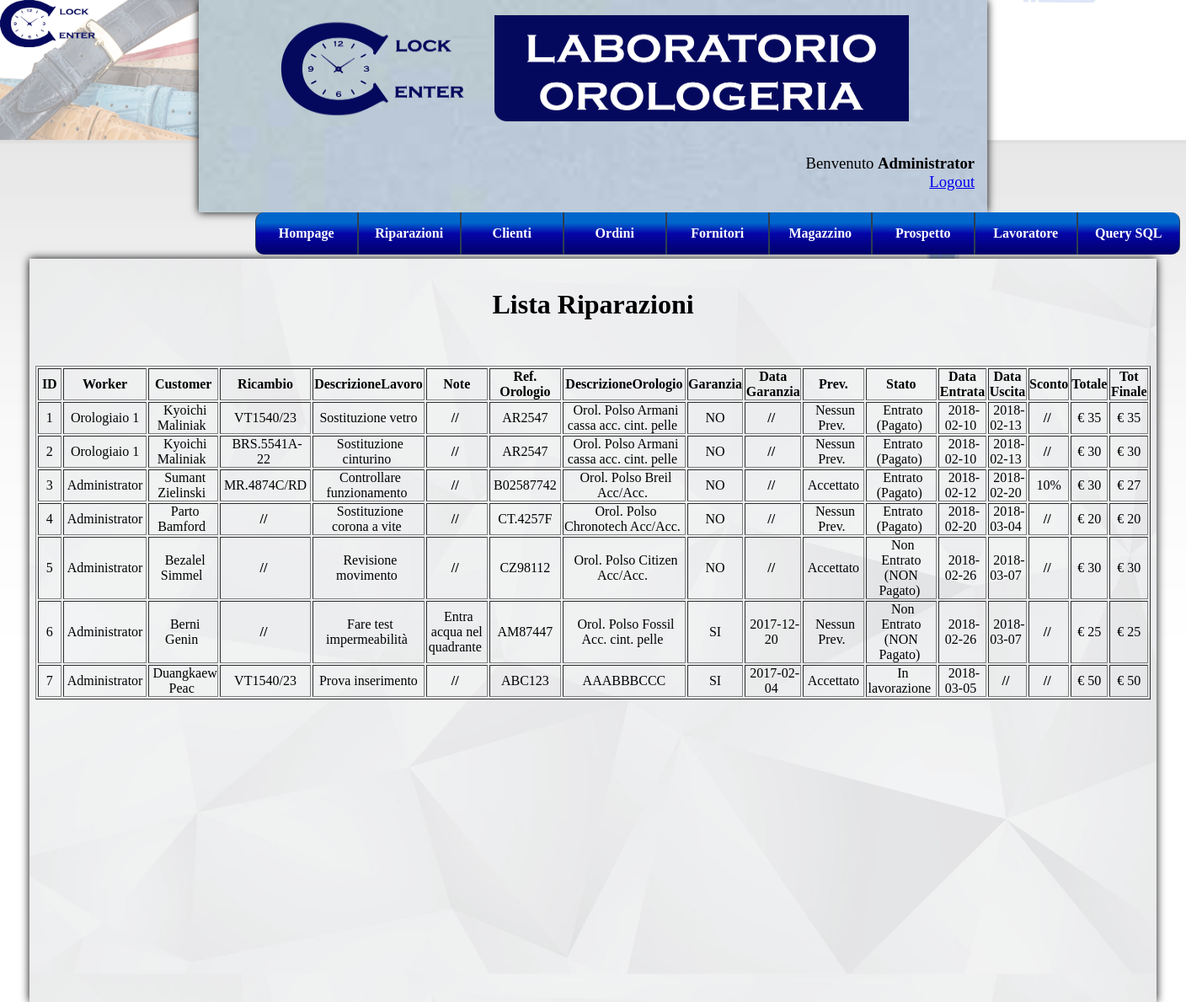
Page /clock.php?page=viewRepairs (signed in) on the committed database.
### tables this page shows
CREATE TABLE IF NOT EXISTS `worker` (
  `id` int(11) NOT NULL AUTO_INCREMENT,
  `username` varchar(20) NOT NULL,
  `password` varchar(30) NOT NULL,
  `name` varchar(30) DEFAULT NULL,
  PRIMARY KEY (`id`),
  UNIQUE KEY `username` (`username`)
);

CREATE TABLE IF NOT EXISTS `riparazione` (
  `id_repair` int(11) NOT NULL AUTO_INCREMENT,
  `id_worker` int(11) NOT NULL,
  `id_customer` int(11) NOT NULL,
  `id_ricambio` varchar(20) DEFAULT NULL,
  `work_description` varchar(300) NOT NULL COMMENT 'Lavori da eseguire',
  `notes` varchar(300) DEFAULT NULL,
  `clock_reference` varchar(15) NOT NULL,
  `clock_description` varchar(200) DEFAULT NULL,
  `warranty` tinyint(1) NOT NULL COMMENT '1=True; 0=False',
  `warranty_date` date DEFAULT NULL,
  `preventivo` int(1) NOT NULL COMMENT '1=Preventivo da Eseguire; 2=Preventivo Eseguito; 3=Preventivo Comunicato; 4=Preventivo Accettato; 5=Preventivo Rifiutato; 6=Nessun Preventivo',
  `repair_status` int(2) NOT NULL COMMENT '1=Ricevuta; 2=In Lavorazione; 3=Attesa Preventivo; 4=Attesa Ricambi; 5=Riparazione Completata; 6=Comunicazione Ritiro; 7=Consegnato; 8=Entrato (Pagato); 9=Non Entrato (Non Pagato)',
  `date_repair_in` date NOT NULL COMMENT 'Data entrata riparazione',
  `date_repair_out` date DEFAULT NULL COMMENT 'Data uscita riparazione',
  `discount` int(11) DEFAULT NULL COMMENT 'Percentuale di sconto',
  `amount` float DEFAULT NULL COMMENT 'Totale da pagare',
  `final_amount` float DEFAULT NULL COMMENT 'Totale finale riparazione',
  PRIMARY KEY (`id_repair`),
  KEY `id_worker` (`id_worker`),
  KEY `id_customer` (`id_customer`),
  KEY `id_ricambio` (`id_ricambio`)
);

CREATE TABLE IF NOT EXISTS `customer` (
  `id` int(11) NOT NULL AUTO_INCREMENT,
  `name` varchar(30) NOT NULL,
  `surname` varchar(30) NOT NULL,
  `birthday` date NOT NULL,
  `city` varchar(30) NOT NULL,
  `telephone` varchar(15) NOT NULL,
  `email` varchar(50) DEFAULT NULL,
  PRIMARY KEY (`id`),
  UNIQUE KEY `name` (`name`,`surname`,`birthday`,`city`,`telephone`)
);

### include/Repair/view.php (the view, shortened to what this page needs)
<br><br>
<h1 align="center">Lista Riparazioni</h1>
<br><br><br>
<?php
	$query="SELECT * FROM `riparazione`;";
	if(!($result=mysql_query($query,$connection))){
		echo "<br><br><br><p align=\"center\">ERRORE. Impossibile visualizzare la lista.</p><br>";
		echo "<p align=\"center\"><img src=\"images/errore.png\" height=\"80\" width=\"80\"></p>";
		die("");
	}
	echo "<table border=\"1\" width=\"99%\">";
		echo "<th>&nbsp;ID&nbsp;<th>Worker<th>Customer<th>Ricambio<th>DescrizioneLavoro<th>Note<th>Ref. Orologio<th>DescrizioneOrologio<th>Garanzia<th>Data Garanzia<th>Prev.<th>Stato<th>Data Entrata<th>Data Uscita<th>Sconto<th>Totale<th>Tot Finale";
		if(mysql_num_rows($result)>0){
			while($rs=mysql_fetch_row($result)){
				echo "<tr>";
				$indice=count($rs);
				for($i=0; $i<$indice; $i++){
					switch($i){
						case 1:
							$query="SELECT `name` FROM `worker` WHERE `id`=".$rs[$i].";";
							$res=mysql_query($query,$connection);
							while($a=mysql_fetch_row($res))	$rs[$i]=$a[0];
							break;
						case 2:
							$query="SELECT `name`,`surname` FROM `customer` WHERE `id`=".$rs[$i].";";
							$res=mysql_query($query,$connection);
							while($a=mysql_fetch_row($res))	$rs[$i]=$a[0]."<br>".$a[1];
							break;
						case 8:
							if($rs[$i])	$rs[$i]="SI";
							else		$rs[$i]="NO";
							break;
						case 10:
							switch ($rs[$i]){
								case 4:		$rs[$i]="Accettato";	break;
								case 6:		$rs[$i]="Nessun Prev.";	break;
							}
							break;
						case 11:
							switch ($rs[$i]){
								case 2:		$rs[$i]="In lavorazione";				break;
								case 8:		$rs[$i]="Entrato (Pagato)";				break;
								case 9:		$rs[$i]="Non Entrato (NON Pagato)";		break;
							}
							break;
						case 14:
							if($rs[$i]!=NULL)	$rs[$i]=$rs[$i]."%";
							break;
						case 15:
							if($rs[$i]!=NULL)	$rs[$i]="&euro; ".$rs[$i];
							break;
						case 16:
							if($rs[$i]!=NULL)	$rs[$i]="&euro; ".$rs[$i];
							break;
					}
					if($rs[$i]!=NULL)
						echo "<td align=\"center\">&nbsp;".$rs[$i]."&nbsp;</td>";
					else
						echo "<td align=\"center\">&nbsp;<strong>//</strong> &nbsp;</td>";
				}
				echo "</tr>";
			}
		}else{
			echo "<br><br>Nessun risultato trovato.";
		}
	echo "</table>";
?>

### clock.php (shortened to what this page needs)
<?php
	if(!($connection=mysql_connect("localhost","root","")))
		die ("ERRORE. Non riesco a contattare il server DBMS");
	if(!isset($_SESSION["id_utente"])){
		$page="index.php";
		header('Refresh: 3; url=' . $page);
		echo "<br><br>Errore. Effettuare prima il login!<br>Attendi...";
		echo "<br><br>Clicca <a href=\"index.php\">qui</a> se non vieni reindirizzato automaticamente.";
	}else{
		$iduser=$_SESSION["id_utente"];
		$query="SELECT `name`,`username` FROM worker ".
				"WHERE \"$iduser\"=`id`;";
		if(!($result=mysql_query($query,$connection)))
			die("ERRORE. Query non eseguita");
		if(mysql_num_rows($result)>0){
			$rs=mysql_fetch_row($result);
			if($rs[0]=="")	$user=$rs[1];	else	$user=$rs[0];
		}else{
			echo "ERRORE!";
		}
?>
<html>
	<head>
	</head>
	<body class="bodycss" background="images\background.png">
		<a href="index.php"><img src="images\logo.png" align="left" height="7%" width="8%"></a>
		<div class="container">
			<div class="clocktop">
				<br>
				<p align="center"><img src="images/welcome.png"; width="80%"; height="50%"></p>
				<br><br><br>
				<?php
					echo "<p class=\"plogout\" align=\"right\">Benvenuto <strong>".$user."</strong><br><a href=\"logout.php\">Logout</a></p>";
				?>
			</div>
			<div <?php if($iduser!=1){ ?> class="divmenu" <?php }else{ ?> class="divmenuAdmin" <?php } ?> >
				<?php include 'include/menu.php'; ?>
			</div>
			<div class="clockbottom">
				<?php include 'include/IFmenu.php';	?>
			</div>
		</div>
	</body>
</html>
<?php }  ?>

### include/menu.php (shortened to what this page needs)
<ul class="menu">
	<a href="clock.php?page=homepage" class="modLink"><li class="primo">Hompage</li></a>
	<a href="clock.php?page=viewRepairs" class="modLink"><li>Riparazioni</a>
	<a href="clock.php?page=viewCustomers" class="modLink"><li>Clienti</a>
	<a href="clock.php?page=viewOrders" class="modLink"><li>Ordini</a>
	<a href="clock.php?page=viewFornit" class="modLink"><li>Fornitori</a>
	<a href="clock.php?page=viewStock" class="modLink"><li>Magazzino</a>
	<a href="clock.php?page=prospMensile" class="modLink"><li <?php if($iduser!=1){?> class="ultimo" <?php } ?> >Prospetto</li></a>
	<?php	if($iduser==1){		?>
		<a href="clock.php?page=viewWorkers" class="modLink"><li>Lavoratore</a>
		<a href="clock.php?page=querySQL" class="modLink"><li class="ultimo">Query SQL</li></a>
	<?php }	?>
</ul>

### include/IFmenu.php (shortened to what this page needs)
<?php
	if(!isset($_GET["page"]) || $_GET["page"]=='homepage'){
		include 'include/homepage.php';
	}else{
		if($_GET["page"]=='viewRepairs'){
			include 'include/Repair/view.php';
		}
	}
?>

### style.css (style rules this page uses)
p.plogout { font-size: 14pt; margin: 5px; position: relative; top: -20px; right: 10px; }
body.bodycss { background-repeat: no-repeat; background-size: cover; background-size: 100% auto; }
div.container { width: 95%; height: 105%; margin: auto; }
div.clocktop { width: 70%; height: 30%; padding: 0px; margin:auto; background-image: url('images/grigio-chiaro.jpg'); box-shadow: 0px 0px 10px #000; background-size: 100% auto; }
div.clockbottom { width: 100%; height: 105%; padding: 0px; margin-top:5px; box-shadow: 0px 0px 10px #000; background-image: url('images/grigio.jpg'); background-size: 100% auto; }
a.modLink { text-decoration: none; color: #FFFFFF; }

### menu.css (style rules this page uses)
* { margin: 0 auto; padding: 0; }
div.divmenuAdmin { position: relative; width: 100%; padding: 0px; margin-left: 20%; }
.menu li { display: block; float: left; width: 120px; height: 50px; line-height: 50px; text-align: center; font-weight: bold; color: #FFFFFF; border-right: 1px solid #2C3E50; border-left: 1px solid #2C3E50; background: -webkit-linear-gradient(top, #0066CC 25%, #0505AA 50%, #000066 100%); background: -moz-linear-gradient(top, #0066CC 25%, #0505AA 50%, #000066 100%); background: -o-linear-gradient(top, #0066CC 25%, #0505AA 50%, #000066 100%); background: -ms-linear-gradient(top, #0066CC 25%, #0505AA 50%, #000066 100%); }
.primo { border-top-left-radius: 10px; border-bottom-left-radius: 10px; }
.ultimo { border-top-right-radius: 10px; border-bottom-right-radius: 10px; }

### rows in the picture
worker: name "Administrator"
riparazione: id_repair "1", i "Orologiaio 1", id_ricambio "VT1540/23", work_description "Sostituzione vetro", clock_reference "AR2547", clock_description "Orol. Polso Armani cassa acc. cint. pelle", i "NO", i "Nessun Prev.", i "Entrato (Pagato)", date_repair_in "2018-02-10", date_repair_out "2018-02-13", i "€ 35"
customer: name "Kyoichi", surname "Maliniak"
riparazione: id_repair "2", i "Orologiaio 1", id_ricambio "BRS.5541A-22", work_description "Sostituzione cinturino", clock_reference "AR2547", clock_description "Orol. Polso Armani cassa acc. cint. pelle", i "NO", i "Nessun Prev.", i "Entrato (Pagato)", date_repair_in "2018-02-10", date_repair_out "2018-02-13", i "€ 30"
riparazione: id_repair "3", i "Administrator", id_ricambio "MR.4874C/RD", work_description "Controllare funzionamento", clock_reference "B02587742", clock_description "Orol. Polso Breil Acc/Acc.", i "NO", i "Accettato", i "Entrato (Pagato)", date_repair_in "2018-02-12", date_repair_out "2018-02-20", i "10%", i "€ 30", i "€ 27"
customer: name "Sumant", surname "Zielinski"
riparazione: id_repair "4", i "Administrator", work_description "Sostituzione corona a vite", clock_reference "CT.4257F", clock_description "Orol. Polso Chronotech Acc/Acc.", i "NO", i "Nessun Prev.", i "Entrato (Pagato)", date_repair_in "2018-02-20", date_repair_out "2018-03-04", i "€ 20"
customer: name "Parto", surname "Bamford"
riparazione: id_repair "5", i "Administrator", work_description "Revisione movimento", clock_reference "CZ98112", clock_description "Orol. Polso Citizen Acc/Acc.", i "NO", i "Accettato", i "Non Entrato (NON Pagato)", date_repair_in "2018-02-26", date_repair_out "2018-03-07", i "€ 30"
customer: name "Bezalel", surname "Simmel"
riparazione: id_repair "6", i "Administrator", work_description "Fare test impermeabilità", notes "Entra acqua nel quadrante", clock_reference "AM87447", clock_description "Orol. Polso Fossil Acc. cint. pelle", i "SI", warranty_date "2017-12-20", i "Nessun Prev.", i "Non Entrato (NON Pagato)", date_repair_in "2018-02-26", date_repair_out "2018-03-07", i "€ 25"
customer: name "Berni", surname "Genin"
riparazione: id_repair "7", i "Administrator", id_ricambio "VT1540/23", work_description "Prova inserimento", clock_reference "ABC123", clock_description "AAABBBCCC", i "SI", warranty_date "2017-02-04", i "Accettato", i "In lavorazione", date_repair_in "2018-03-05", i "€ 50"
customer: name "Duangkaew", surname "Peac"
